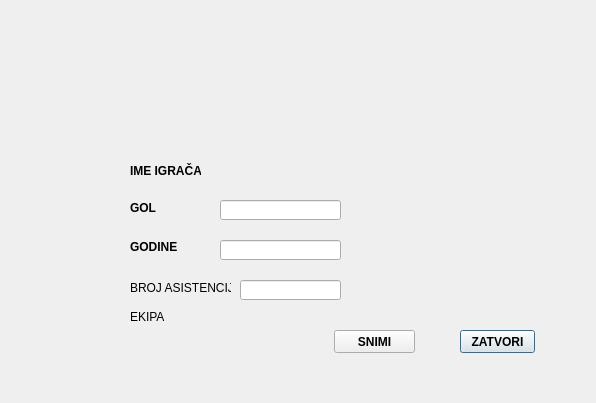
<?xml version="1.0" encoding="UTF-8"?>
<ui version="4.0">
 <class>podaci</class>
 <widget class="QDialog" name="podaci">
  <property name="geometry">
   <rect>
    <x>0</x>
    <y>0</y>
    <width>596</width>
    <height>403</height>
   </rect>
  </property>
  <property name="windowTitle">
   <string>Dialog</string>
  </property>
  <widget class="QLabel" name="label">
   <property name="geometry">
    <rect>
     <x>130</x>
     <y>160</y>
     <width>71</width>
     <height>21</height>
    </rect>
   </property>
   <property name="font">
    <font>
     <weight>75</weight>
     <bold>true</bold>
    </font>
   </property>
   <property name="text">
    <string>IME IGRAČA</string>
   </property>
  </widget>
  <widget class="QLabel" name="label_2">
   <property name="geometry">
    <rect>
     <x>130</x>
     <y>200</y>
     <width>71</width>
     <height>16</height>
    </rect>
   </property>
   <property name="font">
    <font>
     <weight>75</weight>
     <bold>true</bold>
    </font>
   </property>
   <property name="text">
    <string>GOL</string>
   </property>
  </widget>
  <widget class="QLabel" name="label_3">
   <property name="geometry">
    <rect>
     <x>130</x>
     <y>240</y>
     <width>47</width>
     <height>13</height>
    </rect>
   </property>
   <property name="font">
    <font>
     <weight>75</weight>
     <bold>true</bold>
    </font>
   </property>
   <property name="text">
    <string>GODINE</string>
   </property>
  </widget>
  <widget class="QLineEdit" name="lineEdit_2">
   <property name="geometry">
    <rect>
     <x>220</x>
     <y>200</y>
     <width>121</width>
     <height>20</height>
    </rect>
   </property>
  </widget>
  <widget class="QLineEdit" name="lineEdit_3">
   <property name="geometry">
    <rect>
     <x>220</x>
     <y>240</y>
     <width>121</width>
     <height>20</height>
    </rect>
   </property>
  </widget>
  <widget class="QPushButton" name="pushButton">
   <property name="geometry">
    <rect>
     <x>460</x>
     <y>330</y>
     <width>75</width>
     <height>23</height>
    </rect>
   </property>
   <property name="font">
    <font>
     <weight>75</weight>
     <bold>true</bold>
    </font>
   </property>
   <property name="text">
    <string>ZATVORI</string>
   </property>
  </widget>
  <widget class="QPushButton" name="save">
   <property name="geometry">
    <rect>
     <x>334</x>
     <y>330</y>
     <width>81</width>
     <height>23</height>
    </rect>
   </property>
   <property name="font">
    <font>
     <weight>75</weight>
     <bold>true</bold>
    </font>
   </property>
   <property name="text">
    <string>SNIMI</string>
   </property>
  </widget>
  <widget class="QLabel" name="label_5">
   <property name="geometry">
    <rect>
     <x>120</x>
     <y>20</y>
     <width>301</width>
     <height>101</height>
    </rect>
   </property>
   <property name="text">
    <string/>
   </property>
  </widget>
  <widget class="QLabel" name="namePlayer">
   <property name="geometry">
    <rect>
     <x>220</x>
     <y>160</y>
     <width>161</width>
     <height>21</height>
    </rect>
   </property>
   <property name="text">
    <string/>
   </property>
  </widget>
  <widget class="QLabel" name="label_4">
   <property name="geometry">
    <rect>
     <x>130</x>
     <y>310</y>
     <width>47</width>
     <height>13</height>
    </rect>
   </property>
   <property name="text">
    <string>EKIPA</string>
   </property>
  </widget>
  <widget class="QLabel" name="timName">
   <property name="geometry">
    <rect>
     <x>220</x>
     <y>310</y>
     <width>47</width>
     <height>13</height>
    </rect>
   </property>
   <property name="text">
    <string/>
   </property>
  </widget>
  <widget class="QLabel" name="label_6">
   <property name="geometry">
    <rect>
     <x>130</x>
     <y>280</y>
     <width>101</width>
     <height>16</height>
    </rect>
   </property>
   <property name="text">
    <string>BROJ ASISTENCIJA</string>
   </property>
  </widget>
  <widget class="QLineEdit" name="lineEdit_br_as">
   <property name="geometry">
    <rect>
     <x>240</x>
     <y>280</y>
     <width>101</width>
     <height>20</height>
    </rect>
   </property>
  </widget>
 </widget>
 <resources/>
 <connections>
  <connection>
   <sender>pushButton</sender>
   <signal>clicked()</signal>
   <receiver>podaci</receiver>
   <slot>close()</slot>
   <hints>
    <hint type="sourcelabel">
     <x>491</x>
     <y>337</y>
    </hint>
    <hint type="destinationlabel">
     <x>462</x>
     <y>113</y>
    </hint>
   </hints>
  </connection>
 </connections>
</ui>
